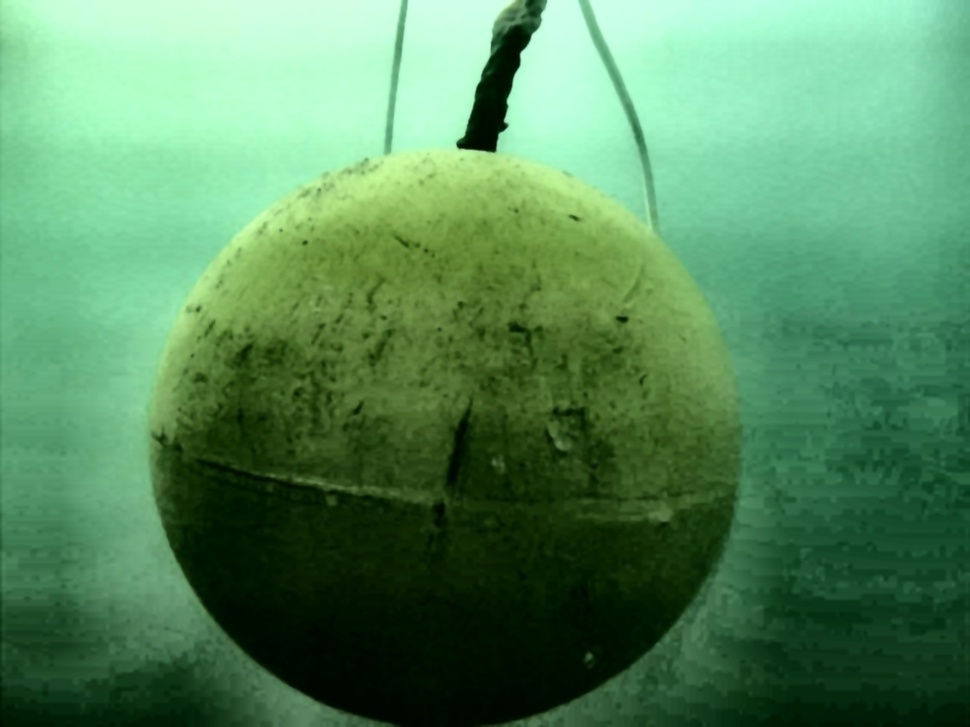
#> input picture Lovre/zavrsnaSkripta/testnaSlika.jpg, 970 x 727 px, shrunk from 1280 x 960 before the run; its folder holds only this picture in this run
$ python -i analizaUntr.py   (imports and definitions only)
#> lines starting #> are read from the running program, lines starting #| are printed output that depends on the picture; after the words box and inside, x2 and y2 are one past the last pixel; in counts of white or black regions, pixels touching at a corner belong together
#> further down, picture is the input picture: shape (727, 970, 3); mean B, G, R 92.6, 137.9, 84.8
import os
import cv2
import numpy as np


# [8 lines left out: function yolo_to_bbox, not called in this run]


def analyze_shape(image):
    """Analizira oblik unutar bounding boxa i vraća 'Cross-Shaped Valve' ili 'Ring Pole'."""
    gray = cv2.cvtColor(image, cv2.COLOR_BGR2GRAY)
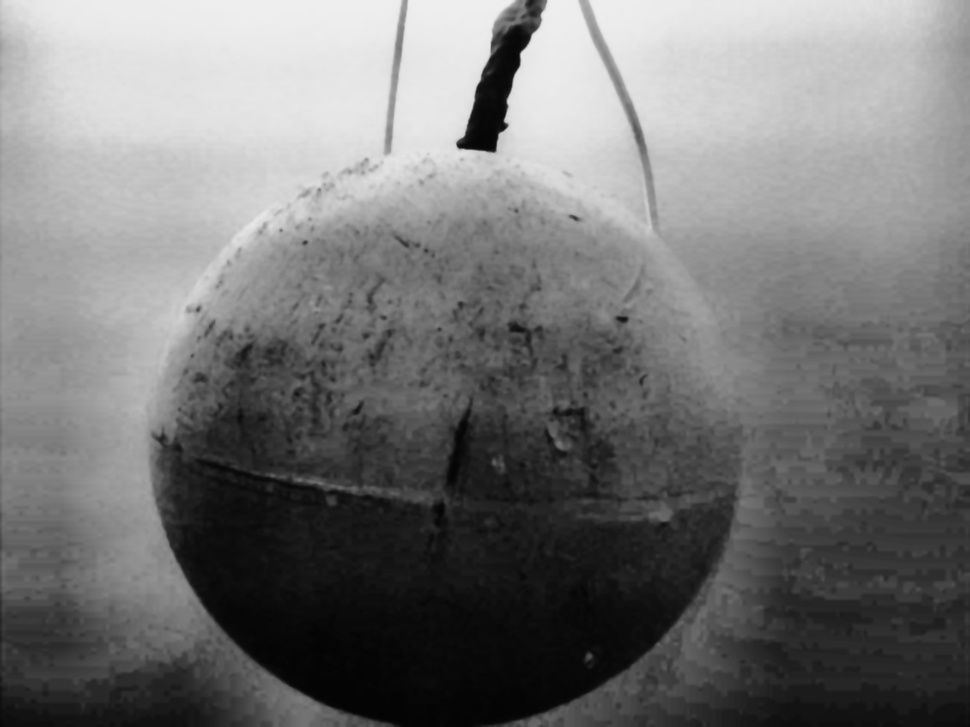
#> gray: shape (727, 970); min 2, max 239, mean 116.8
    _, thresh = cv2.threshold(gray, 127, 255, cv2.THRESH_BINARY)
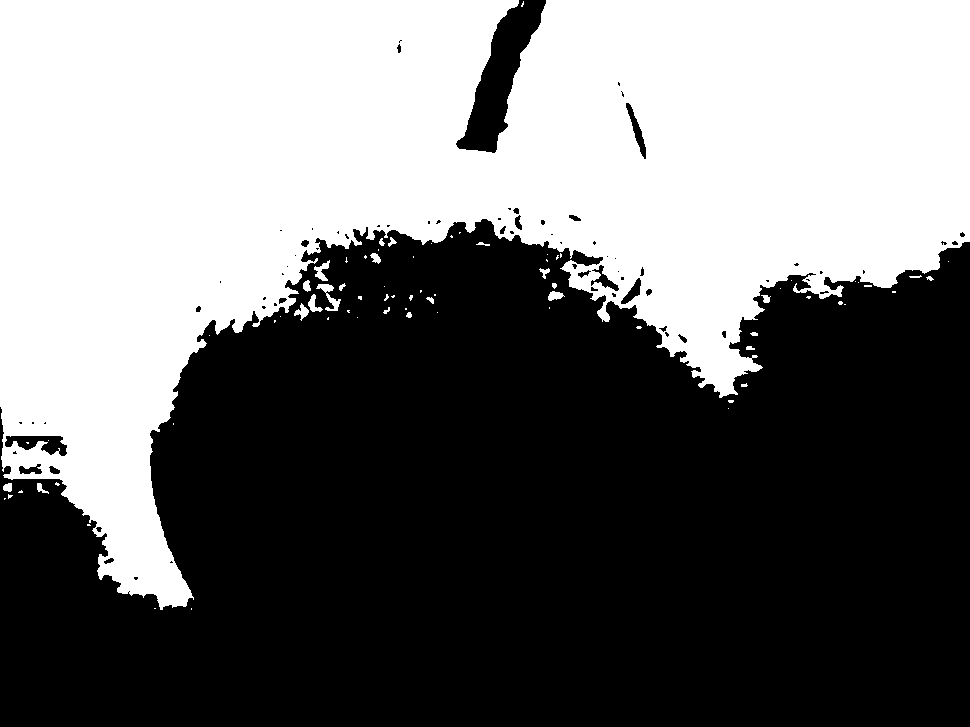
#> thresh: shape (727, 970); 44.3% white; 76 white regions (51 under 20 px)
    contours, _ = cv2.findContours(thresh, cv2.RETR_EXTERNAL, cv2.CHAIN_APPROX_SIMPLE)
#> contours = 74 contours, 60 with area under 20; largest, box (x1, y1, x2, y2) and area: (0, 0, 970, 610) 311146, (316, 284, 341, 311) 178, (314, 260, 330, 281) 118, (308, 294, 323, 312) 97, (294, 303, 309, 321) 94

    for contour in contours:
        approx = cv2.approxPolyDP(contour, 0.02 * cv2.arcLength(contour, True), True)
        area = cv2.contourArea(contour)
        if area > 100:  # Filtriraj male konture
            if len(approx) > 8:  # Kružno - Ring Pole
                return "Ring Pole"
            elif len(approx) <= 8:  # Linije - Cross-Shaped Valve
                return "Cross-Shaped Valve"
#> this loop made 46 passes
#> area on passes 7, 8, 29, 31, 34, 39, 41, 46: 39.5, 52, 94, 22, 36, 97, 88, 178
    return "Unknown"


# [36 lines left out: function process_images, not called in this run]


# Postavi putanje
image_folder = r'C:\Users\Lovre\PROJEKT-R\yolo11-test\klasa5.yolov11\test\images'  # Putanja do foldera sa slikama
label_folder = r'C:\Users\Lovre\PROJEKT-R\yolo11-test\klasa5.yolov11\test\labels'  # Putanja do YOLO oznaka
output_folder = r'C:\Users\Lovre\PROJEKT-R\yolo11-test\klasa5.yolov11\izlazUNTR'  # Putanja za spremanje rezultata

# Pokreni skriptu
# [1 line not run here, left out]

>>> import cv2
>>> picture = cv2.imread('zavrsnaSkripta/testnaSlika.jpg')
>>> result = analyze_shape(picture)
#> result = 'Ring Pole'
